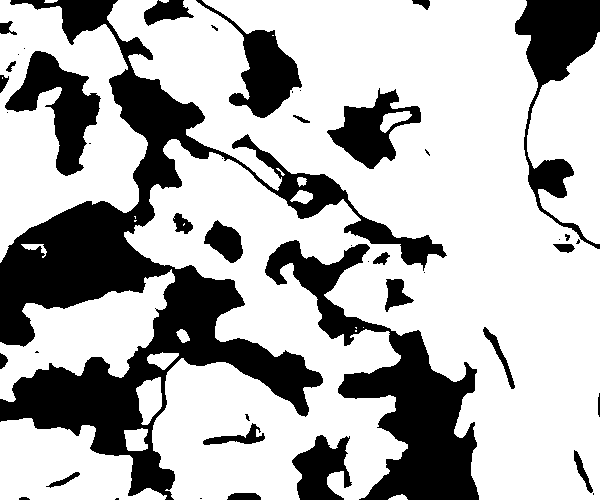
#> input picture predict/erode&dilate_Enhance_view/out1/0_bi.png, 600 x 500 px; its folder holds only this picture in this run
$ python 'erode&dilate.py'
#> lines starting #> are read from the running program, lines starting #| are printed output that depends on the picture; after the words box and inside, x2 and y2 are one past the last pixel; in counts of white or black regions, pixels touching at a corner belong together
import cv2
import numpy as np
import glob
import os

for files in glob.glob('out1'+"/*_bi.png"):
    filepath,filename = os.path.split(files)
    img=cv2.imread(files)
#> img is the input picture: shape (500, 600, 3); 70.1% white; 46 black regions (19 under 20 px), largest, box (x1, y1, x2, y2) and area: (0, 0, 447, 500) 46457, (265, 240, 479, 500) 16884, (515, 0, 600, 249) 6902
    #GrayImage=cv2.cvtColor(img,cv2.COLOR_BGR2GRAY)
    ret,image=cv2.threshold(img,153,255,cv2.THRESH_BINARY)  #0,1二值化
    print(image.shape)
#| (500, 600, 3)
#参数（核结构，核大小）
    kernel1 = cv2.getStructuringElement(cv2.MORPH_ELLIPSE, (3, 3))  # 椭圆形结构
    #kernel2 = cv2.getStructuringElement(cv2.MORPH_CROSS, (1, 3)) # 十字结构
    #kernel3= cv2.getStructuringElement(cv2.MORPH_CROSS, (3, 3))# 十字结构
#参数（开、闭操作，卷积核）
    image = cv2.morphologyEx(image, cv2.MORPH_OPEN, kernel1)#开操作除白噪声
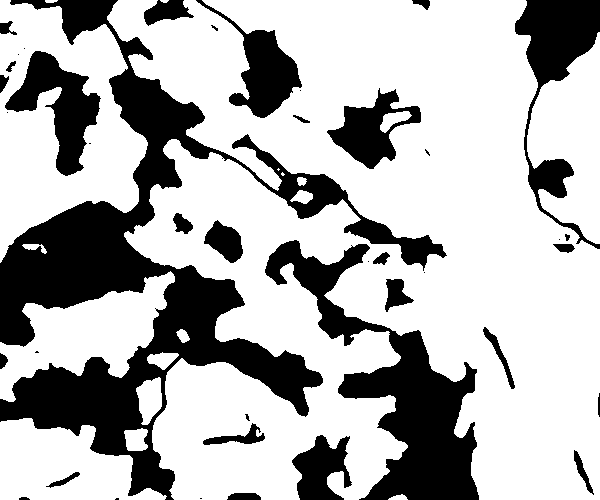
#> image: shape (500, 600, 3); 70.1% white; 41 black regions (14 under 20 px), largest, box (x1, y1, x2, y2) and area: (0, 0, 447, 500) 46549, (265, 240, 479, 500) 16909, (515, 0, 600, 249) 6925
    # [6 lines of commented-out code are left out]
    image = image[:, :, 1]
    print(image.shape)
#| (500, 600)
    cv2.imwrite(filename, image)


#腐蚀函数
#cv2.erode(src, kernel, dst=None, anchor=None, iterations=None, borderType=None, borderValue=None)
#膨胀函数
#cv2.dilate(src, kernel, dst=None, anchor=None, iterations=None, borderType=None, borderValue=None)
#获取不同形状的结构元素，返回指定形状和尺寸的结构元素
#cv2.getStructuringElement(shape, ksize, anchor=None)
#参数shape:表示内核的形状
#矩形：MORPH_RECT    十字形：MORPH_CROSS      椭圆形：MORPH_ELLIPSE;
#参数ksize:是内核的尺寸(n,n)
#参数anchor:锚点的位置


$ run again, on predict/erode&dilate_Enhance_view/out1/1_bi.png
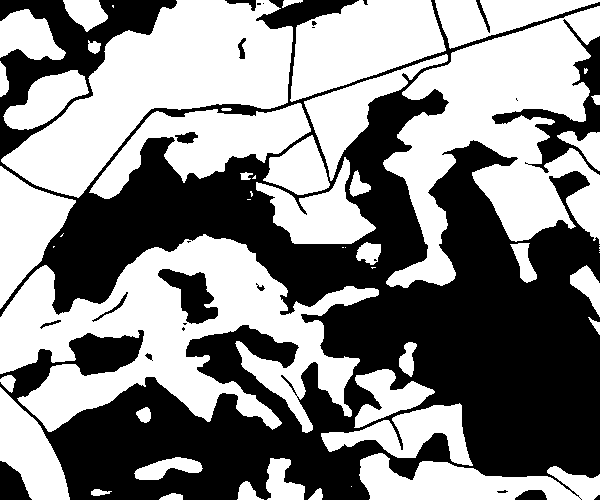
#> input picture predict/erode&dilate_Enhance_view/out1/1_bi.png, 600 x 500 px
#> img is the input picture: shape (500, 600, 3); 53.1% white; 25 black regions (10 under 20 px), largest, box (x1, y1, x2, y2) and area: (0, 0, 600, 500) 133609, (492, 19, 600, 175) 3454, (158, 269, 218, 324) 1654
#| (500, 600, 3)
#> `image = cv2.morphologyEx(image, cv2.MORPH_OPEN, kernel1)#开操作除白噪声`:
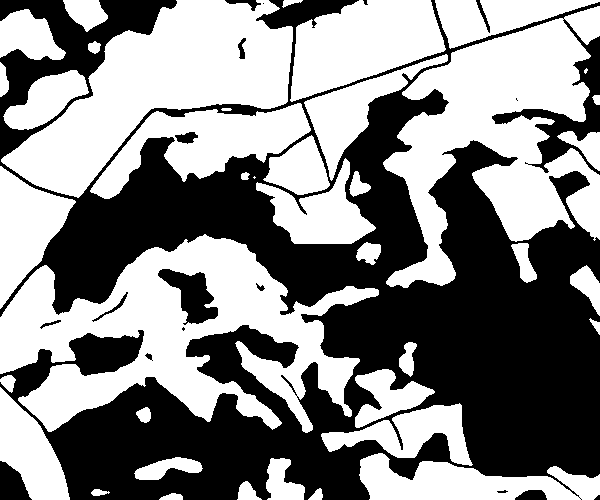
#> image: shape (500, 600, 3); 53% white; 18 black regions (4 under 20 px), largest, box (x1, y1, x2, y2) and area: (0, 0, 600, 500) 137312, (158, 269, 218, 325) 1665, (0, 461, 32, 500) 823
#| (500, 600)
